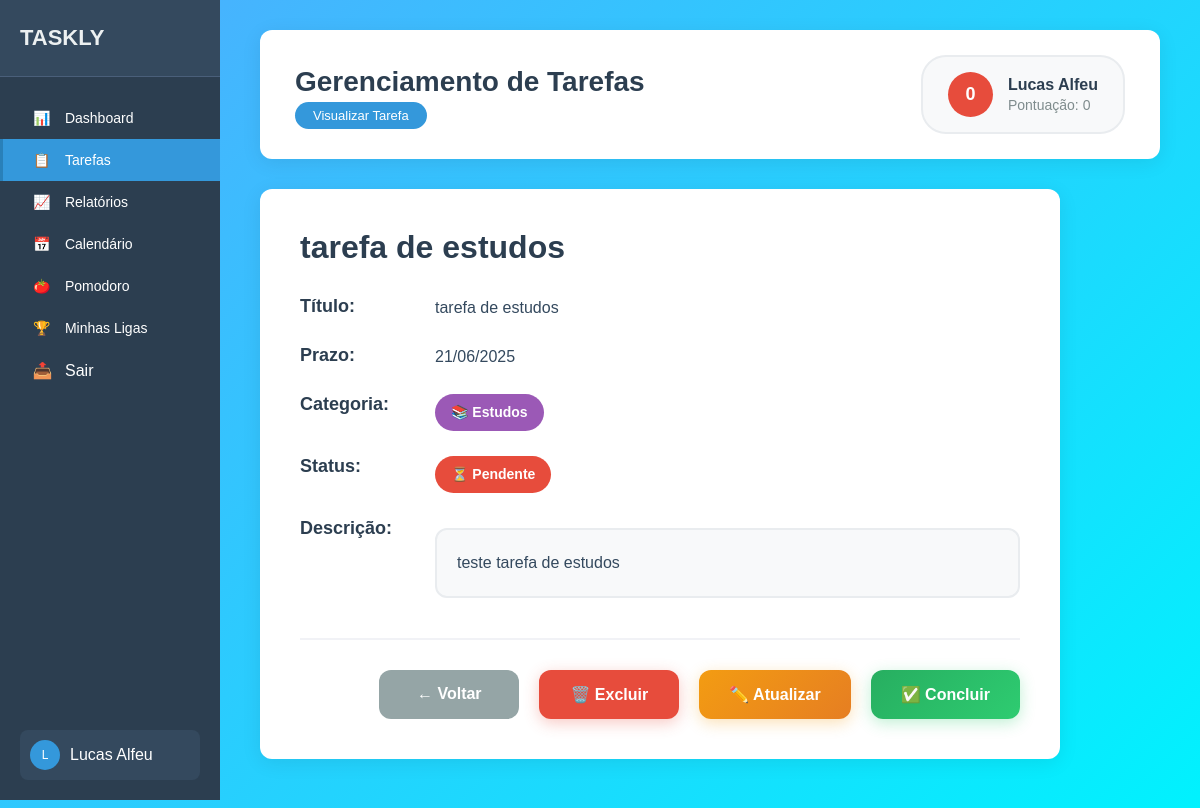
The page /visualizartarefa/8 (signed in) on the database as committed earlier.
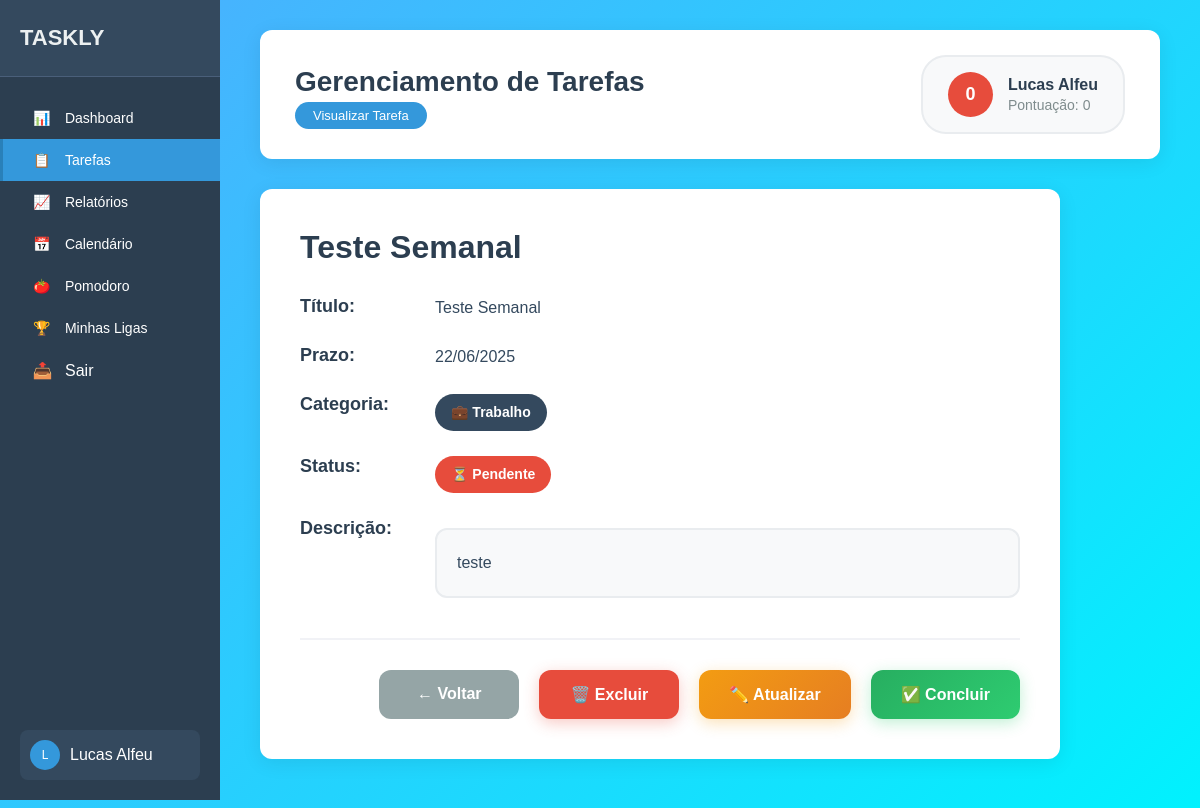
The same page on the database as committed later.
### tasks/models.py (models this page shows, shortened)
class Task(models.Model):
    titulo = models.CharField(max_length=255)
    descricao = models.TextField()
    categoria = models.CharField(max_length=15, choices=LISTA_CATEGORIAS)
    completo = models.BooleanField(default=False)
    criado_em = models.DateTimeField(auto_now_add=True)
    data_vencimento = models.DateField(default=timezone.now)
    data_conclusao = models.DateField(null=True, blank=True)
    user = models.ForeignKey(User, on_delete=models.CASCADE)

### tasks/views.py (the view)
# urls.py: path('visualizartarefa/<int:pk>', VisualizarTarefa.as_view(), name='visualizartarefa')
class VisualizarTarefa (LoginRequiredMixin, DetailView):
    template_name = "visualizartarefa.html"
    model = Task
    context_object_name = "task"

### tasks/novos_context.py (called while the page is built)
def lista_tarefas_do_dia(request):
    today = timezone.now()
    lista_tarefas = Task.objects.all().filter(
        completo=False,
        data_vencimento=today
    )
    total_tarefas = lista_tarefas.count()
    return {"lista_tarefas_do_dia_geral": lista_tarefas, "total_tarefas_do_dia_geral": total_tarefas}

def lista_tarefas_afazer(request):
    now = timezone.now()
    lista_tarefas = Task.objects.all().filter(
        completo=False,
        data_vencimento__gte=now
    )
    total_tarefas = lista_tarefas.count()
    return {"lista_tarefas_afazer_geral": lista_tarefas, "total_tarefas_afazer_geral": total_tarefas}

def lista_tarefas_concluidas(request):
    lista_tarefas = Task.objects.all().filter(
        completo=True,
    )
    total_tarefas = lista_tarefas.count()
    return {"lista_tarefas_concluidas_geral": lista_tarefas, "total_tarefas_concluidas_geral": total_tarefas}

### tasks/migrations/templates/visualizartarefa.html (shortened to what the changed rows need)
<!DOCTYPE html>
<html lang="pt-br">
<head>
</head>
<body>
    <div class="sidebar">
        <div class="sidebar-header">
            <a href="{% url 'leaderboard:homepage' %}" style="text-decoration: none"><h2>TASKLY</h2></a>
        </div>
    </div>
    <div class="main-content">
        <div class="page-header">
            <div class="header-left">
                <h1>Gerenciamento de Tarefas</h1>
            </div>
        </div>
        <div class="task-card">
            <h2 class="task-title">{{ task.titulo|default:"Finalizar relatório de vendas" }}</h2>
            <div class="task-info">
                <div class="info-item">
                    <span class="info-label">Título:</span>
                    <span class="info-value">{{ task.titulo|default:"Finalizar relatório de vendas" }}</span>
                </div>
                <div class="info-item">
                    <span class="info-label">Prazo:</span>
                    <span class="info-value">{{ task.data_vencimento|date:"d/m/Y"|default:"Hoje, 17:00" }}</span>
                </div>
                <div class="info-item">
                    <span class="info-value">
                        <span class="category-badge category-{{ task.categoria|lower|default:'trabalho' }}">
                            {% if task.categoria == 'TRABALHO' or not task.categoria %}
                                💼 Trabalho
                            {% elif task.categoria == 'ESTUDOS' %}
                                📚 Estudos
                            {% elif task.categoria == 'PESSOAL' %}
                                👤 Pessoal
                            {% endif %}
                        </span>
                    </span>
                </div>
                <div class="info-item">
                </div>
                <div class="info-item">
                    <div class="info-value">
                        <div class="description-box">
                            {{ task.descricao }}
                        </div>
                    </div>
                </div>
            </div>
            <div class="task-buttons">
                <a href="{% url 'task:listatarefas' %}" class="btn btn-back">
                </a>
                <a href="{% url 'task:excluirtarefa' task.pk %}" class="btn btn-delete">
                </a>
                {% if task.completo == 0 %}
                <a href="{% url 'task:atualizartarefa' task.pk %}" class="btn btn-edit">
                </a>
                <a href="{% url 'task:concluirtarefa' task.pk %}" class="btn btn-complete">
                </a>
                {% endif %}
            </div>
        </div>
    </div>
</body>
</html>

Rows that differ between the two databases and show on the page:
changed Task: titulo "tarefa de estudos" → "Teste Semanal"; data_vencimento "21/06/2025" → "22/06/2025"; categoria "ESTUDOS" → "TRABALHO" (drawn); descricao "teste tarefa de estudos" → "teste"
Other text that changed with them:
text no longer shown: "📚 Estudos"
text now shown: "💼 Trabalho"
